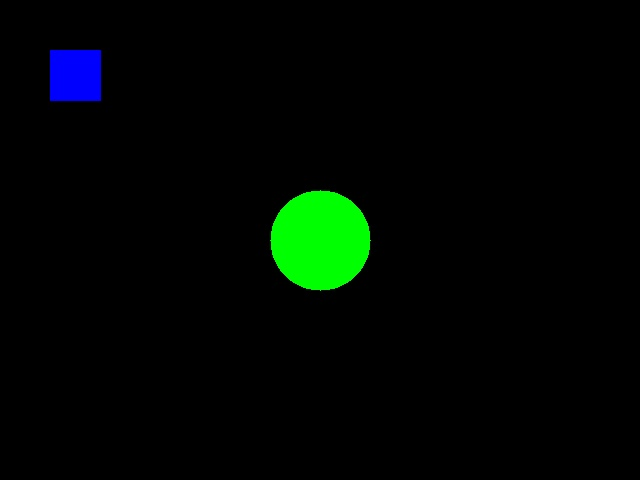
#> input picture other/test_res/imgfig.jpg, 640 x 480 px, found by its file name
$ python beauty.py
#> lines starting #> are read from the running program, lines starting #| are printed output that depends on the picture
import cv2
from random import randint
import ball
import numpy as np


img = cv2.imread('test_res\\imgfig.jpg')
#> img is the input picture: shape (480, 640, 3); mean B, G, R 2.3, 6.5, 0.1


img_mask = np.zeros((img.shape[0],img.shape[1]), dtype=np.uint8() )

img_mask = np.where(img == (0,255,0), 255, 0)
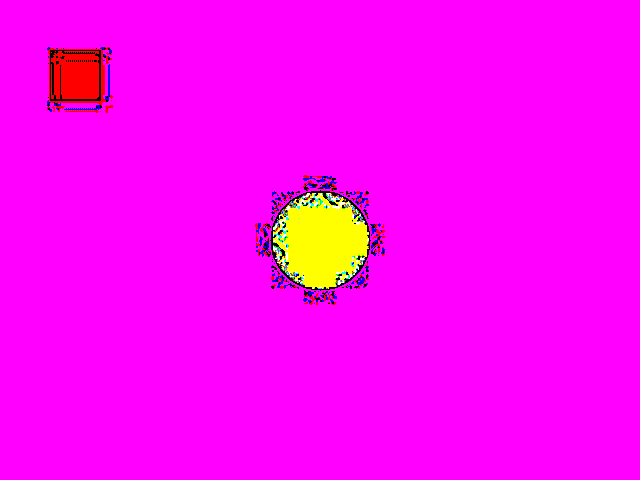
#> img_mask: shape (480, 640, 3) int64; mean B, G, R 245.6, 5.5, 252.1
img_mask = np.uint8(img_mask)


cv2.imshow('img', img)

cv2.imshow('mask img', img_mask)

cv2.waitKey(0)

cv2.destroyAllWindows()
